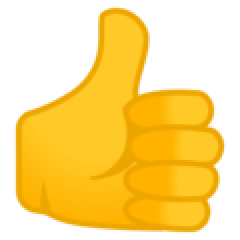
#> input picture svd/thumbs-up.png, 120 x 120 px (shown 2 times larger)
$ jupyter execute svd.ipynb
#> lines starting #> are read from the running program, lines starting #| are printed output that depends on the picture
[cell 1]
from PIL import Image
import numpy as np
import matplotlib.pyplot as plt

[cell 2]
with Image.open("thumbs-up.png") as im:
#> im is the input picture: PIL image 120x120 RGBA; mean R, G, B, A 141.3, 105.2, 10.6, 132.9
    im = im.convert("L")
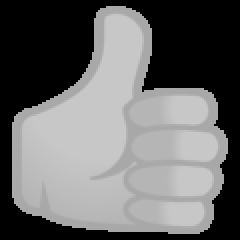
#> im: PIL image 120x120 L (shown 2 times larger); min 0, max 200, mean 105.1
# im.size

[cell 3]
A = np.asarray(im)
plt.imshow(A)

[cell 4]
U, Sigma, VT = np.linalg.svd(A)
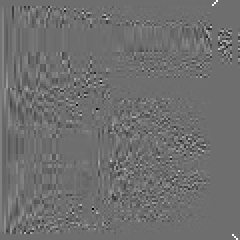
#> U: shape (120, 120) float64 (shown 2 times larger); min -0.77, max 1, mean 0.00137; drawn with min black and max white
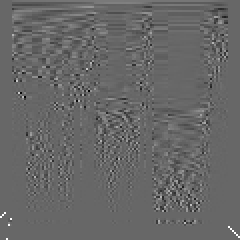
#> VT: shape (120, 120) float64 (shown 2 times larger); min -0.681, max 1, mean 0.00119; drawn with min black and max white
#> Sigma = 120 values, max 15580.2 at index 0, min 1.95e-22 at index 119, mean 325.8

[cell 5]
Sigma = np.diag(Sigma)
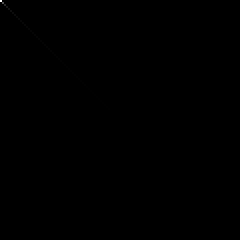
#> Sigma: shape (120, 120) float64 (shown 2 times larger); min 0, max 15580.2, mean 2.7; drawn with min black and max white

[cell 6]
p = np.divide([*range(30, 115, int((115 - 30) / 5)),], 100)
p

[cell 7]
n_componants = []

for i in p:
    n_componants.append(np.argmax(np.cumsum(np.diag(Sigma))/np.sum(np.diag(Sigma)) >= i) + 1)
#> after the loop, n_componants = [1, 2, 5, 17, 51]
n_componants
#> Out = [1, 2, 5, 17, 51]

[cell 8]
plt.figure(dpi=100)
plt.plot(np.cumsum(np.diag(Sigma))/np.sum(np.diag(Sigma)))
plt.xlabel("Components")
plt.ylabel("Feature Importance")
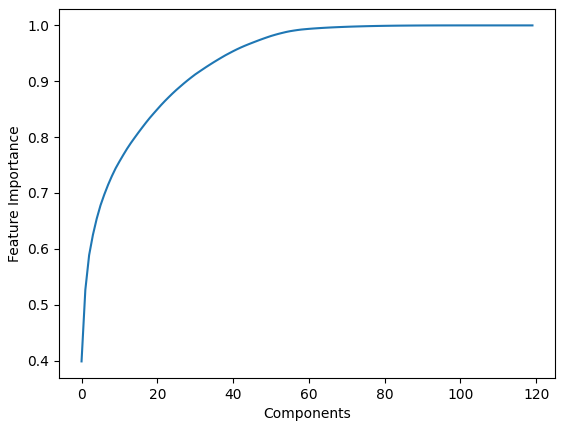
#> figure drawn by matplotlib, 1 panel; curve peaks at x = 105, y = 1

[cell 9]
import matplotlib.gridspec as gridspec

fig = plt.figure(figsize=(12.8,9.6), dpi=200)
gs = gridspec.GridSpec(nrows=1, ncols=5)

for i, c in enumerate(n_componants):
    ax = fig.add_subplot(gs[0, i])
    ax.imshow(U[:,:c] @ Sigma[0:c,:c] @ VT[:c,:]) # ->
    ax.set_ylabel('%d Component(s)' % c)
    ax.set_xlabel('{:.0%}'.format(p[i]))
    ax.set_xticks([])
    ax.set_yticks([])
#> this loop made 5 passes
#> c on passes 1 to 5: 1, 2, 5, 17, 51
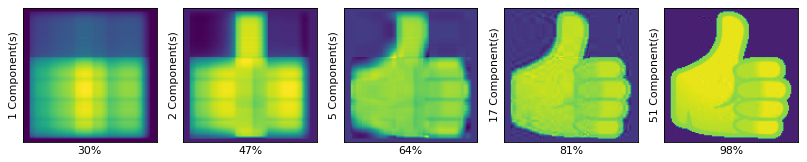
#> figure drawn by matplotlib, 5 panels

$ run again, with svd/svd.png copied over svd/thumbs-up.png
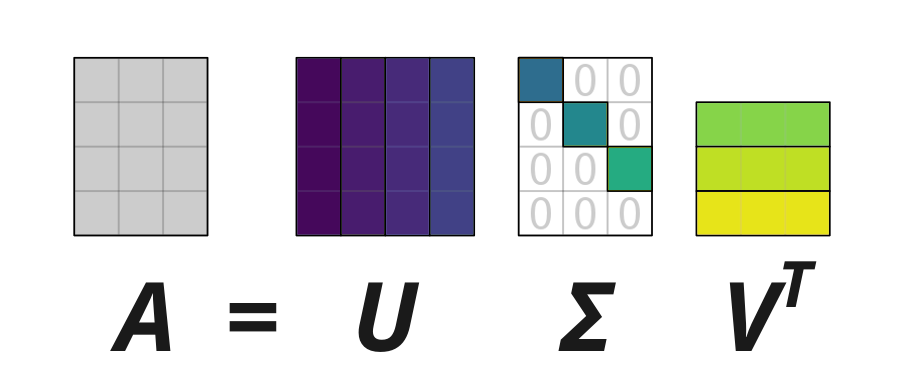
#> input picture svd/svd.png, 916 x 374 px
#> im is the input picture: PIL image 916x374 RGBA; mean R, G, B, A 43.7, 44.1, 42.2, 81.4
#> im: PIL image 916x374 L
#> `U, Sigma, VT = np.linalg.svd(A)`:
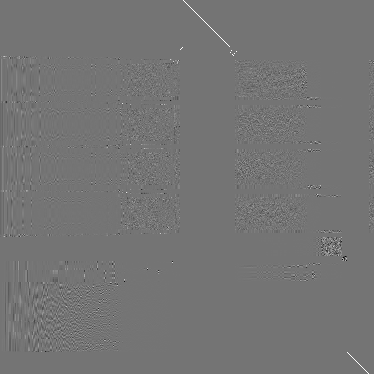
#> U: shape (374, 374) float64; min -0.847, max 1, mean 0.000441; drawn with min black and max white
#> `U, Sigma, VT = np.linalg.svd(A)`: Sigma = 374 values, max 50785 at index 0, min 1.4e-12 at index 373, mean 250.8
#> after the loop `for i in p:`: n_componants = [1, 1, 2, 6, 65]
#> `[cell 8] plt.figure(dpi=100) plt.plot(np.cumsum(np.diag(Sigma))/np.sum..`:
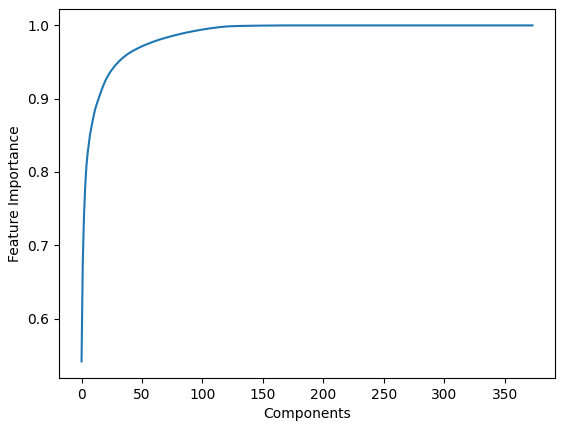
#> figure drawn by matplotlib, 1 panel; curve peaks at x = 178, y = 1
#> the loop `for i, c in enumerate(n_componants):` made 5 passes
#> c on passes 1 to 5: 1, 1, 2, 6, 65
